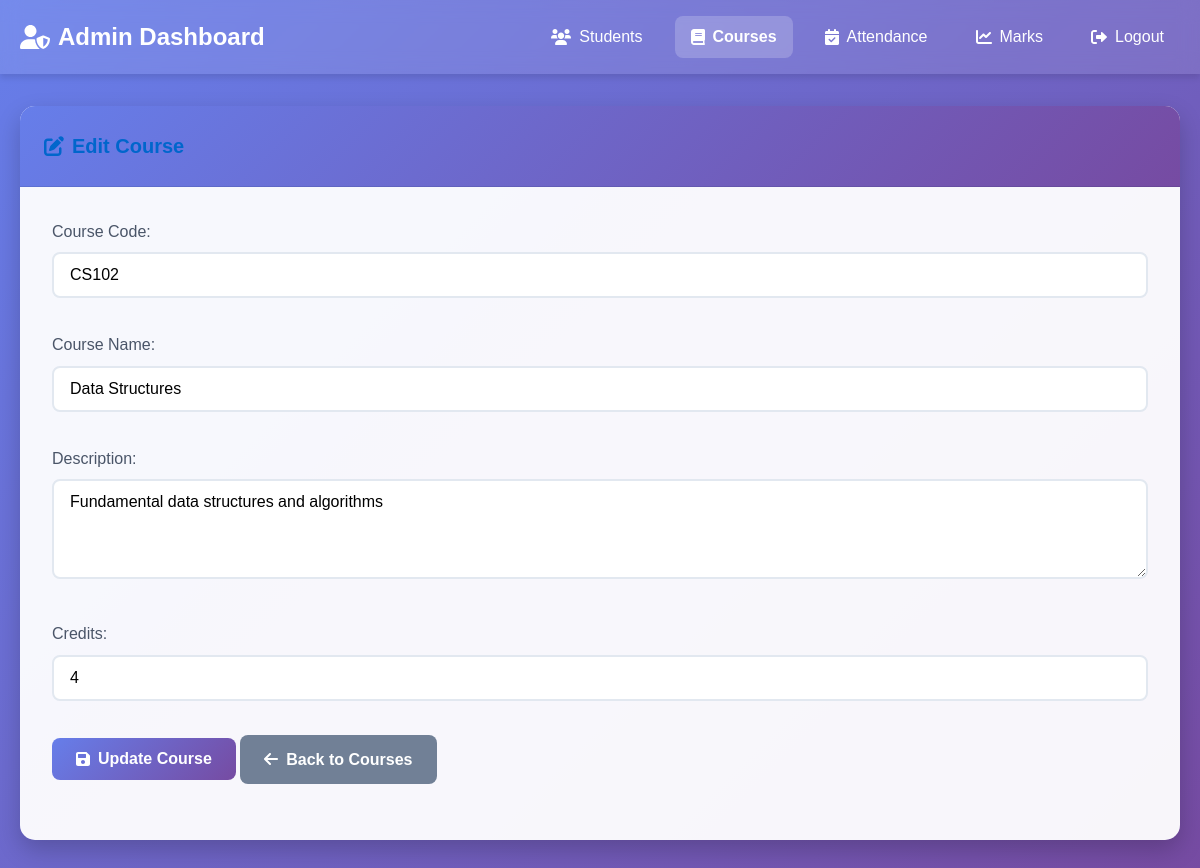
The page /admin/edit_course.php?id=2 (signed in) on the database its author committed.
### tables this page shows
CREATE TABLE IF NOT EXISTS courses (
    id INT PRIMARY KEY AUTO_INCREMENT,
    course_code VARCHAR(10) UNIQUE NOT NULL,
    course_name VARCHAR(100) NOT NULL,
    description TEXT,
    credits INT NOT NULL
);

### admin/edit_course.php (the view, shortened to what this page needs)
<?php
require_once '../config/database.php';
$course_id = $_GET['id'];
$sql = "SELECT * FROM courses WHERE id = ?";
$stmt = $conn->prepare($sql);
$stmt->bind_param("i", $course_id);
$stmt->execute();
$result = $stmt->get_result();
$course = $result->fetch_assoc();
?>
<!DOCTYPE html>
<html lang="en">
<head>
    <link href="../css/style.css" rel="stylesheet">
    <link href="https://cdnjs.cloudflare.com/ajax/libs/font-awesome/6.0.0/css/all.min.css" rel="stylesheet">
</head>
<body>
    <nav class="navbar">
        <div class="container">
            <a href="dashboard.php" class="navbar-brand">
                <i class="fas fa-user-shield"></i> Admin Dashboard
            </a>
            <ul class="nav-list">
                <li><a href="students.php" class="nav-link"><i class="fas fa-users"></i> Students</a></li>
                <li><a href="courses.php" class="nav-link active"><i class="fas fa-book"></i> Courses</a></li>
                <li><a href="attendance.php" class="nav-link"><i class="fas fa-calendar-check"></i> Attendance</a></li>
                <li><a href="marks.php" class="nav-link"><i class="fas fa-chart-line"></i> Marks</a></li>
                <li><a href="../logout.php" class="nav-link"><i class="fas fa-sign-out-alt"></i> Logout</a></li>
            </ul>
        </div>
    </nav>
    <div class="container">
        <div class="card">
            <div class="card-header">
                <h3 class="card-title"><i class="fas fa-edit"></i> Edit Course</h3>
            </div>
            <div class="card-body">
                <form method="POST">
                    <div class="form-group">
                        <label for="course_code">Course Code:</label>
                        <input type="text" class="form-control" id="course_code" name="course_code"
                               value="<?php echo htmlspecialchars($course['course_code']); ?>" required>
                    </div>
                    <div class="form-group">
                        <label for="course_name">Course Name:</label>
                        <input type="text" class="form-control" id="course_name" name="course_name"
                               value="<?php echo htmlspecialchars($course['course_name']); ?>" required>
                    </div>
                    <div class="form-group">
                        <label for="description">Description:</label>
                        <textarea class="form-control" id="description" name="description" rows="4"><?php echo htmlspecialchars($course['description']); ?></textarea>
                    </div>
                    <div class="form-group">
                        <label for="credits">Credits:</label>
                        <input type="number" class="form-control" id="credits" name="credits"
                               value="<?php echo htmlspecialchars($course['credits']); ?>" min="1" max="6" required>
                    </div>
                    <div class="form-group">
                        <button type="submit" class="btn btn-primary">
                            <i class="fas fa-save"></i> Update Course
                        </button>
                        <a href="courses.php" class="btn btn-secondary">
                            <i class="fas fa-arrow-left"></i> Back to Courses
                        </a>
                    </div>
                </form>
            </div>
        </div>
    </div>
</body>
</html>

### rows shown on the page
courses: course_code "CS102", course_name "Data Structures", description "Fundamental data structures and algorithms", credits "4"
